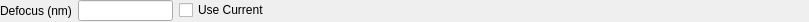
<?xml version="1.0" encoding="UTF-8"?>
<ui version="4.0">
 <class>Form</class>
 <widget class="QWidget" name="Form">
  <property name="geometry">
   <rect>
    <x>0</x>
    <y>0</y>
    <width>809</width>
    <height>22</height>
   </rect>
  </property>
  <property name="windowTitle">
   <string>Form</string>
  </property>
  <widget class="QWidget" name="layoutWidget">
   <property name="geometry">
    <rect>
     <x>0</x>
     <y>0</y>
     <width>270</width>
     <height>21</height>
    </rect>
   </property>
   <layout class="QGridLayout" name="gridLayout">
    <item row="0" column="1">
     <widget class="QLineEdit" name="defocusEdit"/>
    </item>
    <item row="0" column="2">
     <widget class="QCheckBox" name="useCurrentDefocusEdit">
      <property name="text">
       <string>Use Current</string>
      </property>
     </widget>
    </item>
    <item row="0" column="0">
     <widget class="QLabel" name="label">
      <property name="text">
       <string>Defocus (nm)</string>
      </property>
     </widget>
    </item>
   </layout>
  </widget>
 </widget>
 <resources/>
 <connections/>
</ui>
